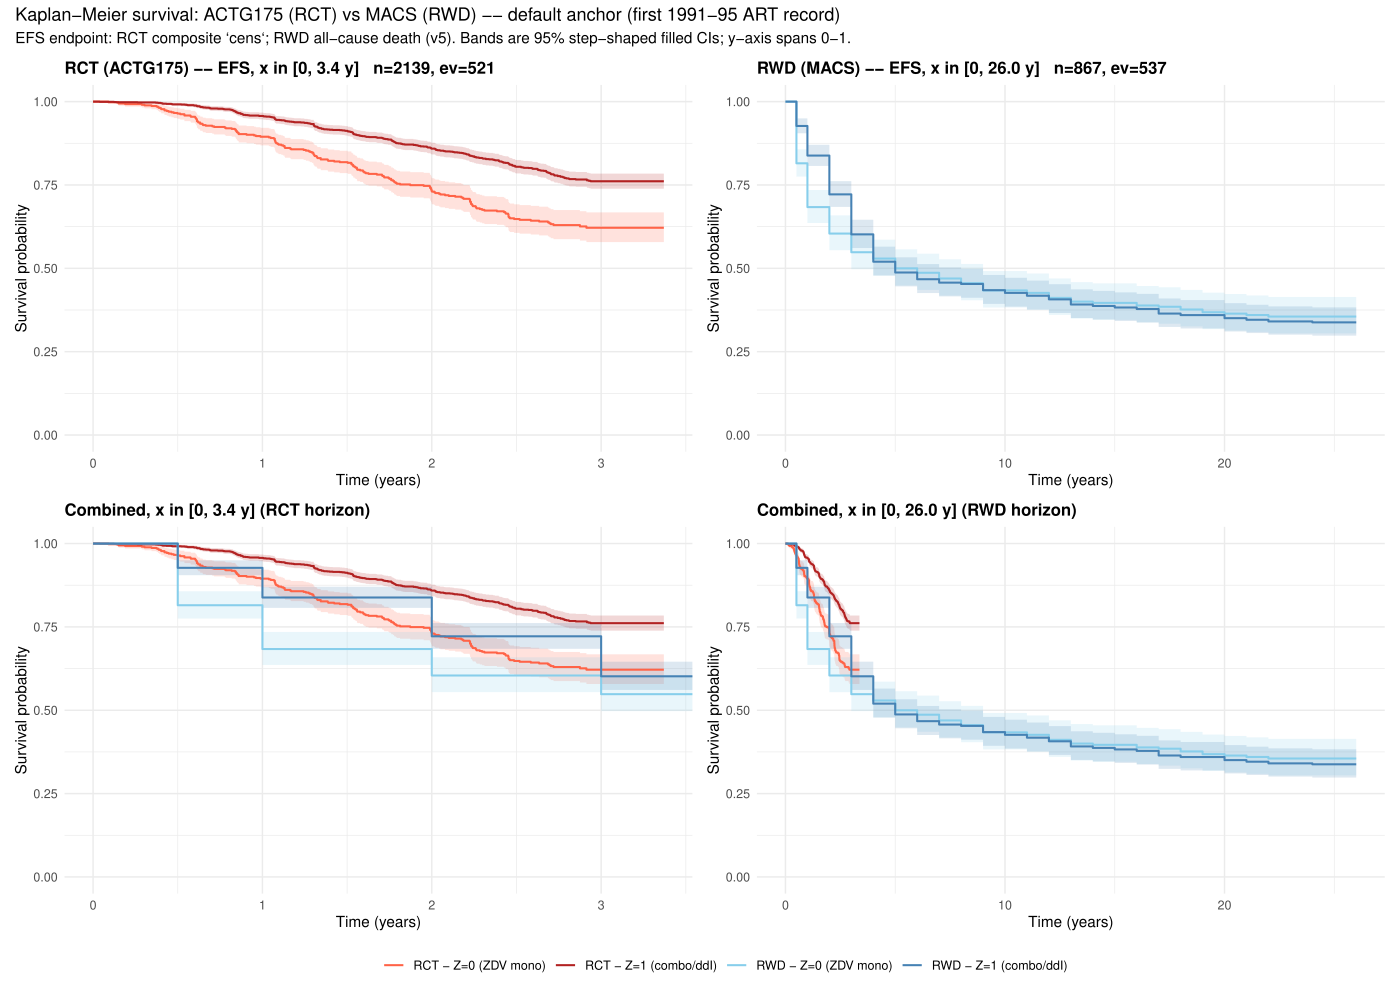

This chart was generated by the following R code:
## survival_curves.R
##
## Kaplan-Meier survival curves with 95% confidence bands for the
## ACTG175 RCT and the MACS RWD arm under a common EFS endpoint.
##
## Treatment arms (same dichotomy on both sides):
##   Z = 0  --  ZDV monotherapy.
##              RCT: ACTG175$treat == 0 (zidovudine alone).
##              RWD: MACS subjects whose 1991-95 ART drug set is
##                   exactly {92} (ZDV) -- see classify_treat().
##   Z = 1  --  Combination / ddI-containing therapy.
##              RCT: ACTG175$treat == 1 (ZDV+ddI, ZDV+zalcitabine,
##                   or ddI alone -- everything non-ZDV-mono in the
##                   trial).
##              RWD: MACS subjects with any other ART combination
##                   from the allowed code set
##                   {92, 94, 147, 180, 185}; subjects on no ART,
##                   on protease inhibitors (codes 186/187, outside
##                   the ACTG175 regimen set), or on ddI-only
##                   (code 94 alone) are dropped to keep the two
##                   arms aligned with the trial's contrast.
##
## Endpoint (called EFS throughout):
##   RCT (ACTG175) -- published EFS composite `cens` (CD4 decline,
##                    AIDS, or all-cause death; days = follow-up).
##   RWD (MACS)    -- all-cause death (DEATH in {1, 2, 3, 4}) with
##                    last-lab-year as the event-time fallback (the
##                    public release redacts death dates). This is
##                    variant v5 in endpoint_comparison.R; we label
##                    it EFS here because we treat it as the
##                    RWD-side EFS for this comparison, even though
##                    it is a strict subset of the RCT composite.
##                    Death is the most reliably captured event in
##                    MACS, so this gives a clean event signal at
##                    the cost of dropping the CD4 and AIDS arms of
##                    the composite.
##
## Panels (per page):
##   1. RCT alone        -- ACTG175 by treatment (Z=0, Z=1)
##   2. RWD alone        -- MACS    by treatment (Z=0, Z=1)
##   3. Combined, x-axis 0 to max(RCT)  -- all four strata
##   4. Combined, x-axis 0 to max(RWD)  -- all four strata, longer x
##
## Pages:
##   1. Default anchor   -- earliest 1991-95 record where the subject
##                          is currently taking a relevant ART
##                          regimen (prevalent-user design).
##   2. New-user anchor  -- same as page 1, but with subjects who had
##                          ANY pre-1991 "currently taking" record on
##                          a contrast regimen (artCodes) excluded.
##                          Implements option 1 from the design
##                          discussion: incident users within the
##                          trial calendar window, eliminating the
##                          pre-anchor exposure that page 1's anchor
##                          silently rolls into g(X).
##   3. Male-only        -- only the sex filter is applied: RCT
##      (sex filter)         restricted to male subjects (gender == 1),
##                          MACS kept at its default cohort. Isolates
##                          the effect of the sex restriction from the
##                          CD4-band restriction, because the latter
##                          drops ~57% of MACS subjects on its own.
##   4. Trial-aligned    -- same as page 1 default anchor, with the
##      cohort               ACTG175 entry criteria mirrored on both
##                          sides: RCT restricted to male subjects
##                          (gender == 1), MACS restricted to baseline
##                          CD4 in [200, 500] cells/uL. MACS is
##                          already men-only by design and ACTG175 is
##                          already CD4-banded by protocol, so each
##                          filter only bites on one side.
##
## All panels use coord_cartesian(ylim = c(0, 1)) so the survival
## axis always spans the full 0-1 range, regardless of empirical
## maximum/minimum.
##
## The MACS (RWD) endpoint construction mirrors the v5 logic from
## endpoint_comparison.R::combine_macs(.., death_any = TRUE). It is
## reimplemented here so the script is self-contained.
##
## Output:
##   data/analysis 0/survival_curves.pdf             -- 3-page diagnostic
##   data/analysis 0/survival_curves_manuscript.pdf  -- 2-page manuscript
##       version of the combined plot at the full 25-y RWD horizon,
##       with a ggmagnify inset zooming into the upper-left region
##       where RCT and RWD follow-up overlap.
##         page 1: default cohort        (rct, rwd)
##         page 2: trial-aligned cohort  (rct_m, rwd_cd4)

setwd("~/Library/CloudStorage/OneDrive-VrijeUniversiteitAmsterdam/Documents/GitHub/FusionForests/")

suppressPackageStartupMessages({
  library(speff2trial)
  library(survival)
  library(ggplot2)
  library(patchwork)
  library(ggmagnify)   # for the manuscript inset figure (section 5)
})

proj     <- "."
macsDir  <- file.path(proj, "data", "MACS PDS")
actgEra  <- 1991:1995
artCodes <- c(92, 94, 147, 180, 185, 186, 187)

# ---------------------------------------------------------------------
# 0. Helpers (parser, reader, classifier) -- same as the rest of the
#    pipeline; duplicated to keep this script self-contained.
# ---------------------------------------------------------------------

parse_sas_inp <- function(path) {
  ln <- readLines(path, warn = FALSE)
  ln <- gsub("/\\*.*?\\*/", "", ln)
  ln <- trimws(ln)
  rows <- list()
  for (s in ln) {
    if (s == "" || s == ";" || toupper(s) == "INPUT") next
    m <- regmatches(s, regexec(
      "^@\\s*([0-9]+)\\s+([A-Za-z_][A-Za-z0-9_]*)\\s+([0-9]+)\\.([0-9]+)\\s*$",
      s))[[1]]
    if (length(m) == 5) {
      st <- as.integer(m[2]); wd <- as.integer(m[4])
      rows[[length(rows) + 1L]] <- data.frame(
        name = m[3], start = st, end = st + wd - 1L,
        decimals = as.integer(m[5]), stringsAsFactors = FALSE)
      next
    }
    m <- regmatches(s, regexec(
      "^\\$?([A-Za-z_][A-Za-z0-9_]*)\\s+\\$?([0-9]+)\\s*-\\s*([0-9]+)\\s*$",
      s))[[1]]
    if (length(m) == 4) {
      rows[[length(rows) + 1L]] <- data.frame(
        name = m[2], start = as.integer(m[3]),
        end = as.integer(m[4]),
        decimals = NA_integer_, stringsAsFactors = FALSE)
      next
    }
    m <- regmatches(s, regexec(
      "^\\$?([A-Za-z_][A-Za-z0-9_]*)\\s+\\$?([0-9]+)\\s*$", s))[[1]]
    if (length(m) == 3) {
      pos <- as.integer(m[3])
      rows[[length(rows) + 1L]] <- data.frame(
        name = m[2], start = pos, end = pos,
        decimals = NA_integer_, stringsAsFactors = FALSE)
      next
    }
  }
  do.call(rbind, rows)
}

read_macs_subset <- function(dat_path, layout, vars) {
  miss <- setdiff(vars, layout$name)
  if (length(miss))
    stop("Variables not in layout: ", paste(miss, collapse = ", "))
  lay <- layout[match(vars, layout$name), , drop = FALSE]
  lines <- readLines(dat_path, warn = FALSE)
  out <- as.data.frame(setNames(
    lapply(seq_len(nrow(lay)), function(i) {
      v <- trimws(substr(lines, lay$start[i], lay$end[i]))
      v[v == ""] <- NA_character_
      x <- suppressWarnings(as.numeric(v))
      if (!is.na(lay$decimals[i])) x <- x / 10^lay$decimals[i]
      x
    }), lay$name),
    stringsAsFactors = FALSE)
  out
}

classify_treat <- function(drg_set) {
  art <- intersect(drg_set, artCodes)
  if (length(art) == 0)          return(NA_integer_)
  if (any(art %in% c(186, 187))) return(NA_integer_)
  if (identical(sort(art), 94))  return(NA_integer_)
  if (identical(sort(art), 92))  return(0L)
  1L
}

# ---------------------------------------------------------------------
# 1. Build RCT (ACTG175) and RWD (MACS, v3 endpoint)
# ---------------------------------------------------------------------

build_rct <- function(male_only = FALSE) {
  data(ACTG175)
  d <- ACTG175
  if (male_only) {
    n_before <- nrow(d)
    d <- d[!is.na(d$gender) & d$gender == 1, ]
    cat(sprintf(
      "  male-only filter: dropped %d non-male subjects\n",
      n_before - nrow(d)))
  }
  data.frame(
    t_years = d$days / 365.25,
    status  = as.integer(d$cens),
    treat   = as.integer(d$treat),
    stringsAsFactors = FALSE)
}

build_rwd <- function(new_user = FALSE, cd4_band = NULL) {
  inp <- function(f) file.path(macsDir, "sasinp", f)
  dat <- function(f) file.path(macsDir, "data",   f)

  lay_macsid  <- parse_sas_inp(inp("macsid.inp"))
  lay_drugf1  <- parse_sas_inp(inp("drugf1.inp"))
  lay_lab     <- parse_sas_inp(inp("lab_rslt.inp"))
  lay_outcome <- parse_sas_inp(inp("outcome.inp"))
  lay_outcome$start[lay_outcome$name == "DEATH"] <- 989
  lay_outcome$end  [lay_outcome$name == "DEATH"] <- 989

  macsid  <- read_macs_subset(dat("macsid.dat"), lay_macsid,
                              c("CASEID","STATUS02","STATUS10"))
  drugf1  <- read_macs_subset(dat("drugf1.dat"), lay_drugf1,
                              c("CASEID","VISIT","AVQY","DRGAV","AVNW"))
  lab     <- read_macs_subset(dat("lab_rslt.dat"), lay_lab,
                              c("CASEID","LDATY","LEU3N"))
  outcome <- read_macs_subset(dat("outcome.dat"), lay_outcome,
                              c("CASEID","AIDSCASE","DATE1yy","DEATH"))

  hiv <- macsid$CASEID[!(macsid$STATUS02 %in% 1 |
                         macsid$STATUS10 %in% 1)]
  drugf1  <- drugf1 [drugf1 $CASEID %in% hiv, ]
  lab     <- lab    [lab    $CASEID %in% hiv, ]
  outcome <- outcome[outcome$CASEID %in% hiv, ]

  # Anchor + treatment classification (1991-95 era, currently on ART)
  curr <- drugf1[drugf1$AVQY %in% actgEra & drugf1$AVNW %in% 2, ]
  drugs_by_subj <- split(curr$DRGAV, curr$CASEID)
  anchor_yr <- vapply(split(curr$AVQY, curr$CASEID),
                      function(x) min(x, na.rm = TRUE), numeric(1))
  treat_int <- vapply(drugs_by_subj, classify_treat, integer(1))
  base <- data.frame(id = names(drugs_by_subj), treat = treat_int,
                     anchor_year = unname(anchor_yr),
                     stringsAsFactors = FALSE)
  base <- base[!is.na(base$treat), ]

  # ----- Optional new-user filter (option 1 from the design note) -----
  # Default behaviour keeps subjects whose first "currently taking"
  # record on a contrast regimen falls in 1991-95 -- which silently
  # includes subjects on ZDV (or another artCode) since 1987-90, i.e.
  # prevalent users with informative pre-anchor exposure. Setting
  # new_user = TRUE drops anyone with any pre-1991 AVNW == 2 record on
  # a regimen in artCodes, so the cohort is restricted to incident
  # users of the contrast regimens within the trial calendar window.
  if (new_user) {
    prior <- drugf1[!is.na(drugf1$AVQY) &
                    drugf1$AVQY < min(actgEra) &
                    drugf1$AVNW %in% 2 &
                    drugf1$DRGAV %in% artCodes, ]
    prior_ids <- unique(prior$CASEID)
    n_before <- nrow(base)
    base <- base[!(base$id %in% prior_ids), ]
    cat(sprintf(
      "  new-user filter: dropped %d prevalent users (pre-1991 ART)\n",
      n_before - nrow(base)))
  }

  # ----- Optional baseline-CD4 band filter (trial-eligibility) --------
  # Mirrors ACTG175's CD4 200-500 entry criterion on the MACS side.
  # Baseline CD4 is the earliest 1991-95 LEU3N reading per subject,
  # consistent with the same anchor logic used for the relative-decline
  # rule in build_macs (endpoint_comparison.R). Subjects with no
  # 1991-95 LEU3N reading at all are dropped: we cannot verify trial
  # eligibility for them.
  if (!is.null(cd4_band)) {
    lab_era <- lab[lab$LDATY %in% actgEra &
                   !is.na(lab$LEU3N) & lab$LEU3N > 0, ]
    lab_era <- lab_era[order(lab_era$CASEID, lab_era$LDATY), ]
    cd4_base <- aggregate(LEU3N ~ CASEID, data = lab_era,
                          FUN = function(x) x[1])
    names(cd4_base)[2] <- "cd4_base"
    base <- merge(base, cd4_base, by.x = "id", by.y = "CASEID",
                  all.x = TRUE)
    n_before <- nrow(base)
    keep <- !is.na(base$cd4_base) &
            base$cd4_base >= cd4_band[1] &
            base$cd4_base <= cd4_band[2]
    base <- base[keep, ]
    cat(sprintf(
      "  CD4-band filter [%d, %d]: dropped %d subjects (NA or out of range)\n",
      cd4_band[1], cd4_band[2], n_before - nrow(base)))
  }

  # ----- MACS endpoint = EFS (death-only construction, v5) -----------
  # Event       = all-cause death (DEATH in {1, 2, 3, 4}).
  # Event time  = last lab-visit year (DEATH date redacted in the
  #               public release, so we use last observed contact as
  #               the event-time fallback for those who died).
  # Censoring   = last lab-visit year for those who did not die.
  # The prior-AIDS exclusion is retained for cohort comparability with
  # the other variants in endpoint_comparison.R. We label this EFS
  # (matching the RCT side) although structurally it is OS only --
  # see the file header for the rationale.
  oc <- outcome
  oc$aids_yr <- ifelse(oc$AIDSCASE %in% c(2, 3) & oc$DATE1yy > 0,
                       oc$DATE1yy, NA_real_)
  oc$is_dead <- !is.na(oc$DEATH) & oc$DEATH %in% c(1, 2, 3, 4)

  last_lab <- aggregate(LDATY ~ CASEID, data = lab,
                        FUN = function(x) max(x, na.rm = TRUE))
  names(last_lab)[2] <- "last_year"

  base <- merge(base, oc[, c("CASEID","aids_yr","is_dead")],
                by.x = "id", by.y = "CASEID", all.x = TRUE)
  base <- merge(base, last_lab,
                by.x = "id", by.y = "CASEID", all.x = TRUE)
  base$is_dead[is.na(base$is_dead)] <- FALSE

  prior_aids <- !is.na(base$aids_yr) & base$aids_yr < base$anchor_year
  base <- base[!prior_aids, ]

  has_event <- base$is_dead
  t_years   <- pmax(base$last_year - base$anchor_year, 0.5)

  data.frame(
    t_years = t_years,
    status  = as.integer(has_event),
    treat   = base$treat,
    stringsAsFactors = FALSE)
}

log_n <- function(d, tag) {
  cat(sprintf("  %s: n=%d (Z=0: %d, Z=1: %d)  events=%d\n",
              tag, nrow(d), sum(d$treat == 0), sum(d$treat == 1),
              sum(d$status == 1)))
}

cat("Building RCT (ACTG175, full) ...\n")
rct   <- build_rct(male_only = FALSE)
log_n(rct, "RCT")

cat("Building RCT (ACTG175, male only) ...\n")
rct_m <- build_rct(male_only = TRUE)
log_n(rct_m, "RCT-male")

cat("Building RWD (MACS, default anchor: first 1991-95 ART) ...\n")
rwd <- build_rwd(new_user = FALSE)
log_n(rwd, "RWD-default")

cat("Building RWD (MACS, new-user anchor: no pre-1991 ART) ...\n")
rwd_nu <- build_rwd(new_user = TRUE)
log_n(rwd_nu, "RWD-new-user")

cat("Building RWD (MACS, baseline CD4 in [200, 500]) ...\n")
rwd_cd4 <- build_rwd(new_user = FALSE, cd4_band = c(200, 500))
log_n(rwd_cd4, "RWD-CD4-band")

# ---------------------------------------------------------------------
# 2. Fit Kaplan-Meier per panel (survfit + factor labels)
# ---------------------------------------------------------------------

attach_arm <- function(d) {
  d$arm <- factor(d$treat, levels = 0:1,
                  labels = c("Z=0 (ZDV mono)", "Z=1 (combo/ddI)"))
  d
}

# ---------------------------------------------------------------------
# 3. Panels: ggplot2 with step-shaped survival lines and a step-shaped
#    filled 95% CI ribbon (no censoring tick marks)
# ---------------------------------------------------------------------
#
# survminer::ggsurvplot only renders the CI as either a smoothly
# interpolated ribbon ("ribbon") or a pair of step-shaped lines
# without fill ("step"); neither gives a step-shaped FILLED ribbon.
# We therefore step-expand the survfit output (each segment becomes a
# horizontal plateau, with a same-x vertical jump at each event) and
# plot the ribbon and line directly with ggplot2. Both layers share
# the expanded data so they land on the same plateaus.

pal_rct <- c("tomato",  "firebrick")              # Z=0, Z=1
pal_rwd <- c("skyblue", "steelblue")
pal_all <- c("tomato",  "firebrick",
             "skyblue", "steelblue")

# Survfit -> tidy long frame (time, surv, lower, upper, arm) with a
# (time = 0, surv = 1, lower = 1, upper = 1) start row per stratum.
tidy_km <- function(fit) {
  if (is.null(fit$strata)) {
    strat_lvl <- "(all)"
    strat_vec <- rep(strat_lvl, length(fit$time))
  } else {
    strat_lvl <- sub("^[^=]+=", "", names(fit$strata))
    strat_vec <- rep(strat_lvl, fit$strata)
  }
  body <- data.frame(
    time  = fit$time,
    surv  = fit$surv,
    lower = pmax(0, ifelse(is.na(fit$lower), 0, fit$lower)),
    upper = pmin(1, ifelse(is.na(fit$upper), 1, fit$upper)),
    arm   = strat_vec, stringsAsFactors = FALSE)
  starts <- data.frame(
    time = 0, surv = 1, lower = 1, upper = 1,
    arm = strat_lvl, stringsAsFactors = FALSE)
  d <- rbind(starts, body)
  d$arm <- factor(d$arm, levels = strat_lvl)
  d[order(d$arm, d$time), ]
}

# Duplicate each row at the next event time so a linear-interpolation
# geom (geom_ribbon, geom_line) draws horizontal plateaus with vertical
# jumps -- i.e. a true step shape.
step_expand <- function(d) {
  do.call(rbind, lapply(split(d, d$arm), function(g) {
    g <- g[order(g$time), ]
    n <- nrow(g)
    if (n < 2) return(g)
    hold <- data.frame(
      time  = g$time[-1],
      surv  = g$surv[-n],
      lower = g$lower[-n],
      upper = g$upper[-n],
      arm   = g$arm[-n])
    out <- rbind(g, hold)
    # At each shared time, "hold" must come before "original" so the
    # ribbon ramps up to the old level and then jumps to the new one.
    out$is_hold <- c(rep(0L, n), rep(1L, n - 1))
    out <- out[order(out$time, -out$is_hold), ]
    out$is_hold <- NULL
    out
  }))
}

surv_panel <- function(fit, palette, xmax, title, show_legend = TRUE,
                       base_size = 11) {
  d <- step_expand(tidy_km(fit))
  pal_named <- setNames(palette, levels(d$arm))
  # Two subtleties for the legend:
  #   (a) Map fill only on the ribbon layer, not globally on ggplot(),
  #       and suppress the fill guide -- otherwise colour and fill
  #       each produce a 4-entry legend (8 total per panel).
  #   (b) On panels with show_legend = FALSE, remove the colour guide
  #       AT THE SCALE level (guide = "none") and via show.legend on
  #       the line layer. theme(legend.position = "none") only hides
  #       the legend locally, so patchwork::plot_layout(guides =
  #       "collect") would still pick up the unprefixed "Z=0 / Z=1"
  #       entries from the single (RCT, RWD) panels and merge them
  #       with the prefixed "RCT - / RWD - " entries from the
  #       combined panels, giving 8 items in the shared legend.
  ggplot(d, aes(x = time, y = surv, colour = arm)) +
    geom_ribbon(aes(ymin = lower, ymax = upper, fill = arm),
                alpha = 0.18, colour = NA, show.legend = FALSE) +
    geom_line(linewidth = 0.7, show.legend = show_legend) +
    scale_colour_manual(values = pal_named,
                        guide = if (show_legend) "legend" else "none") +
    scale_fill_manual  (values = pal_named, guide = "none") +
    coord_cartesian(xlim = c(0, xmax), ylim = c(0, 1)) +
    labs(x = "Time (years)", y = "Survival probability",
         colour = NULL, title = title) +
    theme_minimal(base_size = base_size) +
    theme(legend.position = if (show_legend) "bottom" else "none",
          plot.title      = element_text(face = "bold",
                                         size = base_size * 1.1))
}

# Single panels: suppress their own legend so the figure carries
# exactly one shared 4-strata legend (collected from the combined
# panels by patchwork::plot_layout(guides = "collect") below).
build_page <- function(rct_df, rwd_df, anchor_label) {
  rct_df <- attach_arm(rct_df)
  rwd_df <- attach_arm(rwd_df)

  all_df <- rbind(
    data.frame(t_years = rct_df$t_years, status = rct_df$status,
               stratum = paste0("RCT - ", as.character(rct_df$arm)),
               stringsAsFactors = FALSE),
    data.frame(t_years = rwd_df$t_years, status = rwd_df$status,
               stratum = paste0("RWD - ", as.character(rwd_df$arm)),
               stringsAsFactors = FALSE))
  all_df$stratum <- factor(all_df$stratum, levels = c(
    "RCT - Z=0 (ZDV mono)", "RCT - Z=1 (combo/ddI)",
    "RWD - Z=0 (ZDV mono)", "RWD - Z=1 (combo/ddI)"))

  fit_rct <- survfit(Surv(t_years, status) ~ arm,     data = rct_df)
  fit_rwd <- survfit(Surv(t_years, status) ~ arm,     data = rwd_df)
  fit_all <- survfit(Surv(t_years, status) ~ stratum, data = all_df)

  rct_xmax <- max(rct_df$t_years, na.rm = TRUE)
  rwd_xmax <- max(rwd_df$t_years, na.rm = TRUE)
  cat(sprintf(
    "[%s] RCT n=%d ev=%d xmax=%.2f y   RWD n=%d ev=%d xmax=%.2f y\n",
    anchor_label,
    nrow(rct_df), sum(rct_df$status == 1), rct_xmax,
    nrow(rwd_df), sum(rwd_df$status == 1), rwd_xmax))

  p_rct <- surv_panel(
    fit_rct, pal_rct, rct_xmax,
    sprintf("RCT (ACTG175) -- EFS, x in [0, %.1f y]   n=%d, ev=%d",
            rct_xmax, nrow(rct_df), sum(rct_df$status == 1)),
    show_legend = FALSE)
  p_rwd <- surv_panel(
    fit_rwd, pal_rwd, rwd_xmax,
    sprintf("RWD (MACS) -- EFS, x in [0, %.1f y]   n=%d, ev=%d",
            rwd_xmax, nrow(rwd_df), sum(rwd_df$status == 1)),
    show_legend = FALSE)
  p_cmb_rct <- surv_panel(
    fit_all, pal_all, rct_xmax,
    sprintf("Combined, x in [0, %.1f y] (RCT horizon)", rct_xmax))
  p_cmb_rwd <- surv_panel(
    fit_all, pal_all, rwd_xmax,
    sprintf("Combined, x in [0, %.1f y] (RWD horizon)", rwd_xmax))

  panel <- (p_rct | p_rwd) /
           (p_cmb_rct | p_cmb_rwd) +
    plot_layout(guides = "collect") &
    theme(legend.position = "bottom")
  panel +
    plot_annotation(
      title    = sprintf(
        "Kaplan-Meier survival: ACTG175 (RCT) vs MACS (RWD) -- %s",
        anchor_label),
      subtitle = paste(
        "EFS endpoint: RCT composite `cens`;",
        "RWD all-cause death (v5).",
        "Bands are 95% step-shaped filled CIs; y-axis spans 0-1."))
}

page_default <- build_page(
  rct,   rwd,
  "default anchor (first 1991-95 ART record)")
page_newuser <- build_page(
  rct,   rwd_nu,
  "new-user anchor (no pre-1991 ART)")
page_maleonly <- build_page(
  rct_m, rwd,
  "male-only (RCT gender == 1; MACS default cohort)")
page_aligned <- build_page(
  rct_m, rwd_cd4,
  "trial-eligibility-aligned (RCT male; MACS baseline CD4 in [200, 500])")

# ---------------------------------------------------------------------
# 4. Stitch and save (four-page PDF:
#       1 default | 2 new-user | 3 male-only | 4 trial-aligned)
# ---------------------------------------------------------------------

out_pdf <- "data/analysis 0/survival_curves.pdf"
pdf(out_pdf, width = 14, height = 10)
print(page_default)
print(page_newuser)
print(page_maleonly)
print(page_aligned)
invisible(dev.off())
cat("\nSaved: ", out_pdf, " (4 pages)\n", sep = "")

# ---------------------------------------------------------------------
# 5. Manuscript figure: combined full-horizon plot + ggmagnify inset
# ---------------------------------------------------------------------
#
# Layout (single panel):
#   - Main plot:  combined Kaplan-Meier at the full RWD horizon
#                 (~25 years), all four strata.
#   - Inset:      zoom into the overlapping follow-up window
#                 x in [0, rct_xmax] and y in [zoom_y_lo, 1.0]. By
#                 default it is placed OUTSIDE the main panel, in the
#                 right margin -- coord_cartesian(clip = "off") plus a
#                 fat right plot.margin make room on the canvas. The
#                 inset can therefore be as large as the main panel
#                 (or larger) without overlapping any curves.
#                 Connector lines tie the source rectangle to the
#                 inset.
#
# Tunable:
#   inset_to        c(xmin, xmax, ymin, ymax) in DATA coords of the
#                   main plot. Default puts the inset to the right of
#                   the panel; set values inside [0, rwd_xmax] x [0, 1]
#                   to embed the inset inside the panel instead.
#   right_margin_pt right plot margin (in pt); needs to be at least
#                   the inset's data-space width times (pixels per data
#                   unit). The default (380 pt) leaves room for the
#                   default outside-the-panel inset on a 16-inch
#                   canvas.
#
# Built from the default-anchor data so the manuscript figure matches
# the "main" cohort definition; rerun against `rct_m` / `rwd_cd4` if a
# trial-aligned manuscript figure is wanted instead.

build_manuscript_fig <- function(rct_df, rwd_df,
                                 zoom_y_lo       = 0.5,
                                 inset_to        = NULL,
                                 right_margin_pt = 600,
                                 base_size       = 16) {
  rct_df <- attach_arm(rct_df)
  rwd_df <- attach_arm(rwd_df)

  all_df <- rbind(
    data.frame(t_years = rct_df$t_years, status = rct_df$status,
               stratum = paste0("RCT - ", as.character(rct_df$arm)),
               stringsAsFactors = FALSE),
    data.frame(t_years = rwd_df$t_years, status = rwd_df$status,
               stratum = paste0("RWD - ", as.character(rwd_df$arm)),
               stringsAsFactors = FALSE))
  all_df$stratum <- factor(all_df$stratum, levels = c(
    "RCT - Z=0 (ZDV mono)", "RCT - Z=1 (combo/ddI)",
    "RWD - Z=0 (ZDV mono)", "RWD - Z=1 (combo/ddI)"))

  fit_all  <- survfit(Surv(t_years, status) ~ stratum, data = all_df)
  rct_xmax <- max(rct_df$t_years, na.rm = TRUE)
  rwd_xmax <- max(rwd_df$t_years, na.rm = TRUE)

  # Default: inset to the right of the panel, roughly the same width
  # as the main panel and full y-range (looks like a side-by-side).
  if (is.null(inset_to)) {
    inset_to <- c(rwd_xmax * 0.55, rwd_xmax * 1.2, 0.5, 1.)
  }

  p_full <- surv_panel(
    fit_all, pal_all, rwd_xmax,
    "Kaplan-Meier survival: ACTG175 (RCT) vs MACS (RWD)",
    base_size = base_size)

  p_full +
    # Manuscript version: drop the surv_panel title -- the figure
    # caption in the manuscript carries that information.
    labs(title = NULL) +
    # Override the surv_panel coord so drawing isn't clipped at the
    # panel edge -- the inset and its connector lines need to render
    # outside [0, rwd_xmax].
    coord_cartesian(xlim = c(0, rwd_xmax), ylim = c(0, 1),
                    clip = "off") +
    theme(
      plot.margin  = margin(t = 10, r = right_margin_pt,
                            b = 10, l = 10),
      # Opaque white panel background -- this is what ggmagnify
      # captures from the source area and replays at the destination,
      # so it acts as the inset's own opaque background and masks the
      # underlying main-panel curves in the overlap region. With the
      # theme_minimal default (transparent panel.background), the
      # capture has no background and the underlying curves show
      # through the inset.
      panel.background = element_rect(fill = "white", colour = NA)
      # Note: no panel.border -- the right edge at x = rwd_xmax and
      # the top edge at y = 1 would cut through the inset's footprint
      # (which spans x in [0.8*rwd_xmax, 1.4*rwd_xmax] and y up to
      # 1.095) and look like stray lines behind the inset.
    ) +
    # Belt-and-suspenders: also paint an opaque white rectangle at the
    # destination, so even if ggmagnify's capture/replay doesn't carry
    # the panel background, the inset still sits on a clean surface.
    annotate("rect",
             xmin = inset_to[1], xmax = inset_to[2],
             ymin = inset_to[3], ymax = inset_to[4],
             fill = "white", colour = NA) +
    geom_magnify(
      from     = c(0, rct_xmax, zoom_y_lo, 1.0),
      to       = inset_to,
      # recompute = TRUE re-renders the inset's geoms fresh at the
      # inset's coordinate system instead of capturing the source area
      # as a grid grob and replaying it via a viewport transform. The
      # capture/replay path can lose vector fidelity (especially for
      # alpha-blended ribbons) and is the usual cause of a blurry
      # inset next to a sharp main panel. With recompute = TRUE the
      # inset is a fresh ggplot rendering, fully vector.
      recompute = TRUE,
      # target.linewidth thickens the inset's lines slightly so they
      # read crisply at the smaller inset scale without affecting the
      # main panel's linewidth = 0.7.
      target.linewidth = 1.0,
      shadow   = TRUE,
      axes     = "xy",
      colour   = "grey30",
      proj = "single",
      proj.linetype = "dotted",
      linetype = 1)
}

manuscript_fig         <- build_manuscript_fig(rct,   rwd)
manuscript_fig_aligned <- build_manuscript_fig(rct_m, rwd_cd4)

# cairo_pdf renders alpha-transparent regions (our CI ribbons) as
# native vector instead of rasterizing them as the default pdf device
# does -- this is the usual cause of the inset looking "blurry" when
# the inset is small. Wide canvas gives the outside-panel inset room
# to live without being squeezed. onefile = TRUE writes a multi-page
# PDF (page 1 = default cohort, page 2 = trial-aligned cohort).
out_manuscript <- "data/analysis 0/survival_curves_manuscript.pdf"
cairo_pdf(out_manuscript, width = 22, height = 10, onefile = TRUE)
print(manuscript_fig)
print(manuscript_fig_aligned)
invisible(dev.off())
cat("Saved: ", out_manuscript, " (2 pages)\n", sep = "")

invisible(list(rct = rct, rct_m = rct_m,
               rwd = rwd, rwd_nu = rwd_nu, rwd_cd4 = rwd_cd4,
               page_default   = page_default,
               page_newuser   = page_newuser,
               page_maleonly  = page_maleonly,
               page_aligned   = page_aligned,
               manuscript_fig         = manuscript_fig,
               manuscript_fig_aligned = manuscript_fig_aligned))
